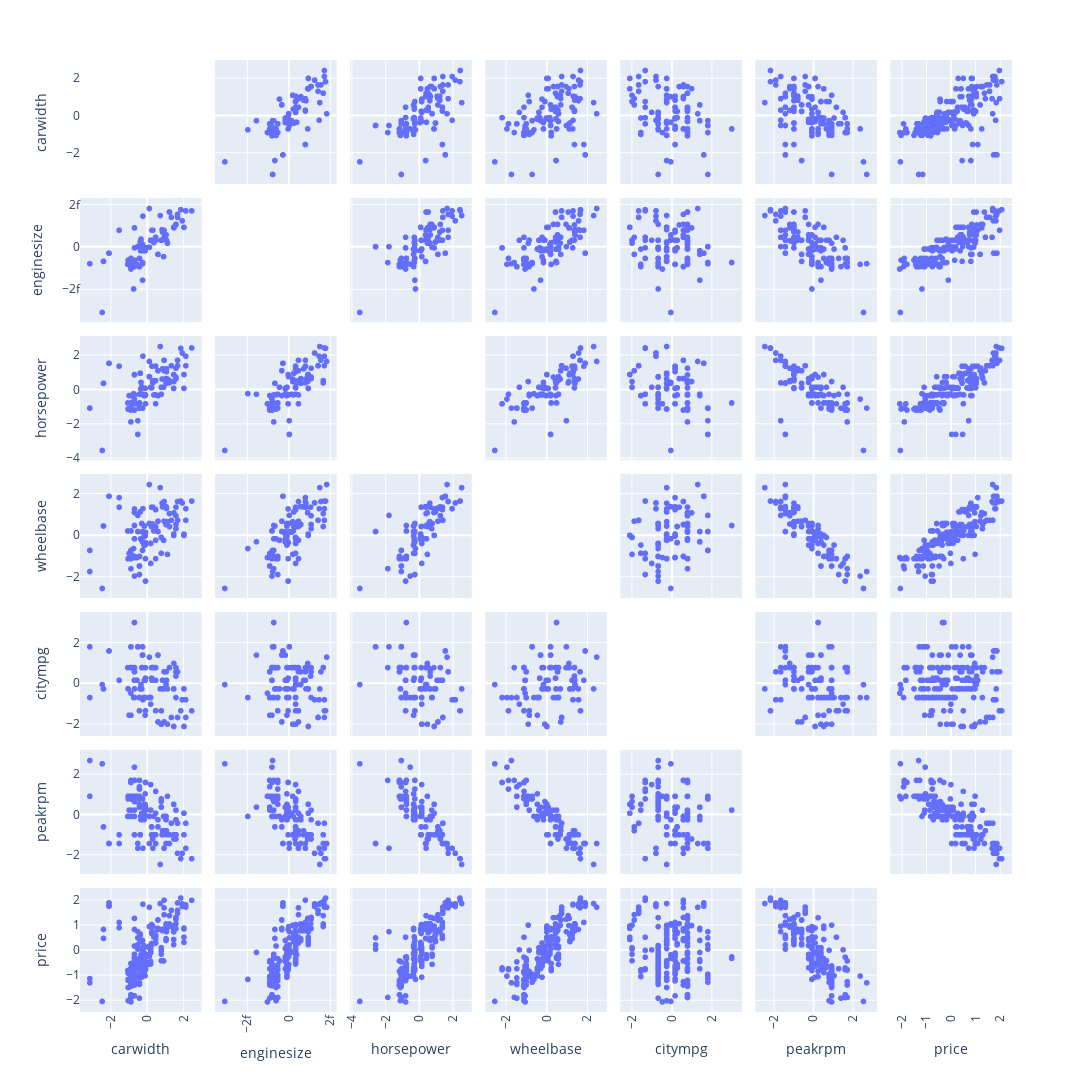

The notebook cell this image was saved under:
### Markdown cell above
En el documento entregado anteriormente se mostraron cada uno de los datos que son atípicos del dataframe. Ahora, se volverán a mostrar pero utilizando una matriz de dispersión.

### Code cell
fig = px.scatter_matrix(datos, width=1300, height=1500)
fig.update_layout({"xaxis"+str(i+1): dict(tickangle = -90) for i in range(13)})
fig.update_traces(diagonal_visible=False)
fig.show()

### Figure 1 — Plotly figure (JSON) as saved in the notebook; plotly's stock layout.template omitted (floating-point values rounded to 4 significant figures; data arrays with more than 128 entries replaced by an {"elided": "..."} marker saying what was removed)
{"data": [{"diagonal": {"visible": false}, "dimensions": [{"axis": {"matches": true}, "label": "carwidth", "values": {"elided": "205 float values"}}, {"axis": {"matches": true}, "label": "enginesize", "values": {"elided": "205 float values"}}, {"axis": {"matches": true}, "label": "horsepower", "values": {"elided": "205 float values"}}, {"axis": {"matches": true}, "label": "wheelbase", "values": {"elided": "205 float values"}}, {"axis": {"matches": true}, "label": "citympg", "values": {"elided": "205 float values"}}, {"axis": {"matches": true}, "label": "peakrpm", "values": {"elided": "205 float values"}}, {"axis": {"matches": true}, "label": "price", "values": {"elided": "205 float values"}}], "hovertemplate": "%{xaxis.title.text}=%{x}<br>%{yaxis.title.text}=%{y}<extra></extra>", "legendgroup": "", "marker": {"color": "#636efa", "symbol": "circle"}, "name": "", "showlegend": false, "type": "splom"}], "layout": {"dragmode": "select", "height": 1500, "legend": {"tracegroupgap": 0}, "margin": {"t": 60}, "width": 1300, "xaxis": {"tickangle": -90}, "xaxis10": {"tickangle": -90}, "xaxis11": {"tickangle": -90}, "xaxis12": {"tickangle": -90}, "xaxis13": {"tickangle": -90}, "xaxis2": {"tickangle": -90}, "xaxis3": {"tickangle": -90}, "xaxis4": {"tickangle": -90}, "xaxis5": {"tickangle": -90}, "xaxis6": {"tickangle": -90}, "xaxis7": {"tickangle": -90}, "xaxis8": {"tickangle": -90}, "xaxis9": {"tickangle": -90}}}
